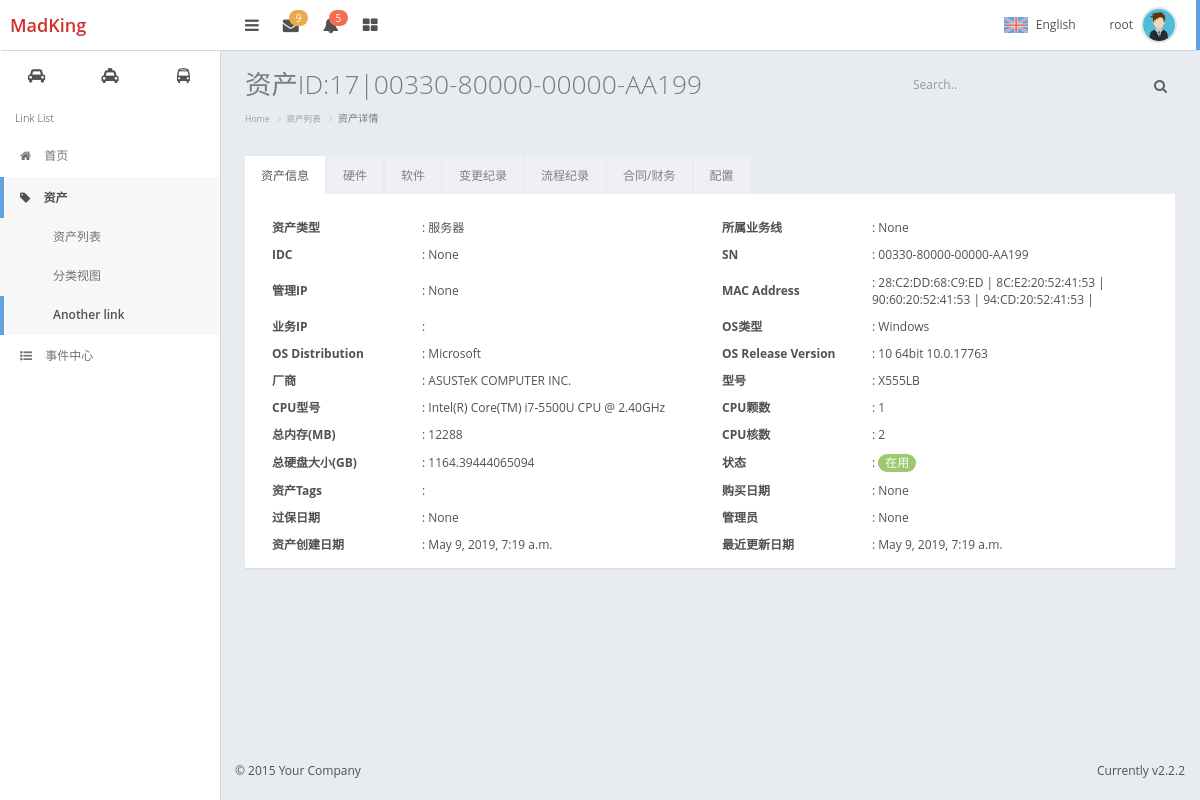
Before: /asset/asset_list/17/ (signed in) with the older database file.
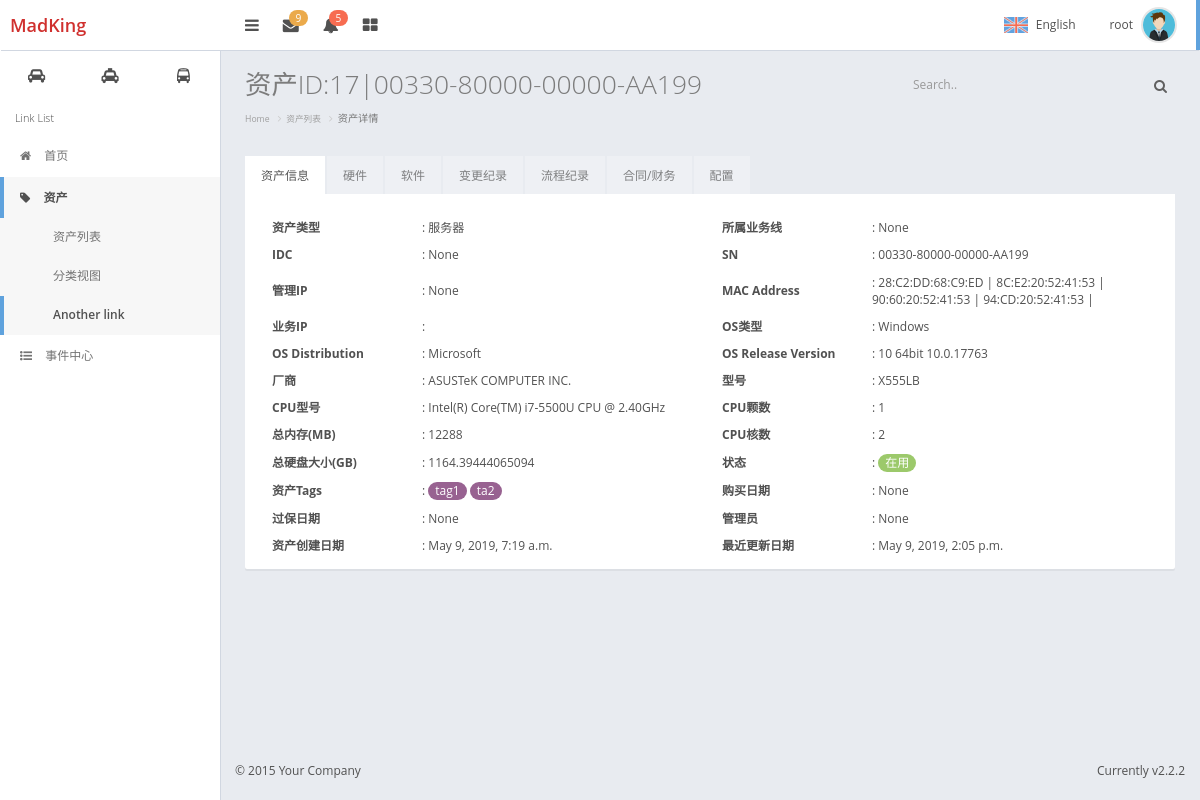
After: the same page with the newer database file.
### assets/models.py (models this page shows, shortened)
class NIC(models.Model):
    asset = models.ForeignKey('Asset', on_delete=models.CASCADE)
    name = models.CharField('网卡名', max_length=64, blank=True, null=True)
    sn = models.CharField('SN号', max_length=128, blank=True, null=True)
    model = models.CharField('网卡型号', max_length=128, blank=True, null=True)
    macaddress = models.CharField('MAC', max_length=64, unique=True)
    ipaddress = models.GenericIPAddressField('IP', blank=True, null=True)
    netmask = models.CharField(max_length=64, blank=True, null=True)
    bonding = models.CharField(max_length=64, blank=True, null=True)
    memo = models.CharField('备注', max_length=128, blank=True, null=True)
    create_date = models.DateTimeField(blank=True, auto_now_add=True)
    update_date = models.DateTimeField(blank=True, null=True)
    class Meta:
        verbose_name = '网卡'
        verbose_name_plural = u"网卡"
        unique_together = ("asset", "macaddress")
    auto_create_fields = ['name', 'sn', 'model', 'macaddress', 'ipaddress', 'netmask', 'bonding']

class Asset(models.Model):
    asset_type_choices = (
        ('server', '服务器'),
        ('networkdevice', '网络设备'),
        ('storagedevice', '存储设备'),
        ('securitydevice', '安全设备'),
        ('securitydevice', '机房设备'),
        ('software', '软件资产'),
    )
    asset_type = models.CharField(choices=asset_type_choices, max_length=64, default='server')
    name = models.CharField(max_length=64, unique=True)
    sn = models.CharField('资产SN号', max_length=128, unique=True)
    manufactory = models.ForeignKey('Manufactory', verbose_name='制造商', null=True, blank=True, on_delete=models.CASCADE)
    management_ip = models.GenericIPAddressField('管理IP', blank=True, null=True)
    contract = models.ForeignKey('Contract', verbose_name='合同', null=True, blank=True, on_delete=models.CASCADE)
    trade_date = models.DateField('购买时间', null=True, blank=True)
    expire_date = models.DateField('过保修期', null=True, blank=True)
    price = models.FloatField('价格', null=True, blank=True)
    business_unit = models.ForeignKey('BusinessUnit', verbose_name='所属业务线', null=True, blank=True,
                                      on_delete=models.CASCADE)
    tags = models.ManyToManyField('Tag', blank=True)
    admin = models.ForeignKey('UserProfile', verbose_name='资产管理员', null=True, blank=True, on_delete=models.CASCADE)
    idc = models.ForeignKey('IDC', verbose_name='IDC机房', null=True, blank=True, on_delete=models.CASCADE)
    status_choices = ((0, '在线'),
                      (1, '已下线'),
                      (2, '未知'),
                      (3, '故障'),
                      (4, '备用'),
                      )
    status = models.SmallIntegerField(choices=status_choices, default=0)
    memo = models.TextField('备注', null=True, blank=True)
    create_date = models.DateTimeField(blank=True, auto_now_add=True)
    update_date = models.DateTimeField(blank=True, auto_now=True)
    class Meta:
        verbose_name = '资产总表'
        verbose_name_plural = "资产总表"

class Server(models.Model):
    asset = models.OneToOneField('Asset', on_delete=models.CASCADE)
    sub_asset_type_choices = (
        (0, 'PC服务器'),
        (1, '刀片机'),
        (2, '小型机'),
    )
    created_by_choices = (
        ('auto', 'Auto'),
        ('manual', 'Manual'),
    )
    sub_asset_type = models.SmallIntegerField(choices=sub_asset_type_choices, verbose_name="服务器类型", default=0)
    created_by = models.CharField(choices=created_by_choices, max_length=32,
                                  default='auto')  # auto: auto created,   manual:created manually
    hosted_on = models.ForeignKey('self', related_name='hosted_on_server', blank=True, null=True,
                                  on_delete=models.CASCADE)  # for vitural server
    model = models.CharField(verbose_name='型号', max_length=128, null=True, blank=True)
    raid_type = models.CharField('raid类型', max_length=512, blank=True, null=True)
    os_type = models.CharField('操作系统类型', max_length=64, blank=True, null=True)
    os_distribution = models.CharField('发型版本', max_length=64, blank=True, null=True)
    os_release = models.CharField('操作系统版本', max_length=64, blank=True, null=True)
    class Meta:
        verbose_name = '服务器'
        verbose_name_plural = "服务器"

class Manufactory(models.Model):
    manufactory = models.CharField('厂商名称', max_length=64, unique=True)
    support_num = models.CharField('支持电话', max_length=30, blank=True)
    memo = models.CharField('备注', max_length=128, blank=True)
    class Meta:
        verbose_name = '厂商'
        verbose_name_plural = "厂商"

class CPU(models.Model):
    asset = models.OneToOneField('Asset', on_delete=models.CASCADE)
    cpu_model = models.CharField('CPU型号', max_length=128, blank=True)
    cpu_count = models.SmallIntegerField('物理cpu个数')
    cpu_core_count = models.SmallIntegerField('cpu核数')
    memo = models.TextField('备注', null=True, blank=True)
    create_date = models.DateTimeField(auto_now_add=True)
    update_date = models.DateTimeField(blank=True, null=True)
    class Meta:
        verbose_name = 'CPU部件'
        verbose_name_plural = "CPU部件"

class RAM(models.Model):
    asset = models.ForeignKey('Asset', on_delete=models.CASCADE)
    sn = models.CharField('SN号', max_length=128, blank=True, null=True)
    model = models.CharField('内存型号', max_length=128)
    slot = models.CharField('插槽', max_length=64)
    capacity = models.IntegerField('内存大小(MB)')
    memo = models.CharField('备注', max_length=128, blank=True, null=True)
    create_date = models.DateTimeField(blank=True, auto_now_add=True)
    update_date = models.DateTimeField(blank=True, null=True)
    class Meta:
        verbose_name = 'RAM'
        verbose_name_plural = "RAM"
        unique_together = ("asset", "slot")
    auto_create_fields = ['sn', 'slot', 'model', 'capacity']

class Disk(models.Model):
    asset = models.ForeignKey('Asset', on_delete=models.CASCADE)
    sn = models.CharField('SN号', max_length=128, blank=True, null=True)
    slot = models.CharField('插槽位', max_length=64)
    manufactory = models.CharField('制造商', max_length=64, blank=True, null=True)
    model = models.CharField('磁盘型号', max_length=128, blank=True, null=True)
    capacity = models.FloatField('磁盘容量GB')
    disk_iface_choice = (
        ('SATA', 'SATA'),
        ('SAS', 'SAS'),
        ('SCSI', 'SCSI'),
        ('SSD', 'SSD'),
    )
    iface_type = models.CharField('接口类型', max_length=64, choices=disk_iface_choice, default='SAS')
    memo = models.TextField('备注', blank=True, null=True)
    create_date = models.DateTimeField(blank=True, auto_now_add=True)
    update_date = models.DateTimeField(blank=True, null=True)
    auto_create_fields = ['sn', 'slot', 'manufactory', 'model', 'capacity', 'iface_type']
    class Meta:
        unique_together = ("asset", "slot")
        verbose_name = '硬盘'
        verbose_name_plural = "硬盘"

class Tag(models.Model):
    name = models.CharField('Tag name', max_length=32, unique=True)
    creator = models.ForeignKey('UserProfile', on_delete=models.CASCADE)
    create_date = models.DateField(auto_now_add=True)

### assets/views.py (the view)
# urls.py: re_path(r'^asset_list/(\d+)/$', views.asset_detail, name="asset_detail"),
@login_required
def asset_detail(request, asset_id):
    if request.method == "GET":
        try:
            asset_obj = models.Asset.objects.get(id=asset_id)
        except ObjectDoesNotExist as e:
            return render(request, 'assets/asset_detail.html', {'error': e})
        return render(request, 'assets/asset_detail.html', {"asset_obj": asset_obj})

### assets/templatetags/custom_tag.py (called while the page is built)
@register.filter
def sum_size(data_set):
    total_val = sum([i.capacity if i.capacity else 0 for i in data_set])
    return total_val

@register.filter
def list_count(data_set):
    data_count = len([i.capacity if i.capacity else 0 for i in data_set])
    return data_count

### templates/assets/asset_detail.html (shortened to what the changed rows need)
{% extends 'base.html' %}
{% block header-css %}
<link rel="stylesheet" type="text/css" href="/static/plugins/DataTables/datatables.min.css"/>
{% endblock %}
{% load custom_tag %}
{% block page-content-title %}
    {% if not error %}
     资产ID:{{ asset_obj.id  }}|{{ asset_obj.name }}
    {% else %}
     资产不存在！
    {% endif %}
{% endblock %}
{% block page-content %}
<div class="tab-base">
    <div class="tab-content">
        <div id="tab-asset-info" class="tab-pane fade active in">
           <table class=" asset-info-table">
               <tr>
                   <td class="col-md-2 bold">资产类型</td>
                   <td class="col-md-4">: {{ asset_obj.get_asset_type_display }}</td>
                   <td class="col-md-2 bold">所属业务线</td>
                   <td class="col-md-4">: {{ asset_obj.business_unit }}</td>
               </tr>
               <tr>
                   <td class="col-md-2 bold">IDC</td>
                   <td class="col-md-4">: {{ asset_obj.idc }}</td>
                   <td class="col-md-2 bold">SN</td>
                   <td class="col-md-4">: {{ asset_obj.sn }}</td>
               </tr>
               <tr>
                   <td class="col-md-2 bold">管理IP</td>
                   <td class="col-md-4">: {{ asset_obj.management_ip }}</td>
                   <td class="col-md-2 bold">MAC Address</td>
                   <td class="col-md-4">:
                       {% for nic in asset_obj.nic_set.select_related  %}
                           {% if nic.macaddress %}
                            {{ nic.macaddress }} |
                           {% endif %}
                        {% endfor %}
                   </td>
               </tr>
               <tr>
                   <td class="col-md-2 bold">业务IP</td>
                   <td class="col-md-4">:
                   </td>
                   <td class="col-md-2 bold">OS类型</td>
                   <td class="col-md-4">: {% if asset_obj.server %}{{ asset_obj.server.os_type }} {% else %}{{ asset_obj.networkdevice.firmware }}{% endif %}</td>
               </tr>
               <tr>
                   <td class="col-md-2 bold">OS Distribution</td>
                   <td class="col-md-4">: {{ asset_obj.server.os_distribution }} </td>
                   <td class="col-md-2 bold">OS Release Version</td>
                   <td class="col-md-4">: {{ asset_obj.server.os_release}}</td>
               </tr>
               <tr>
                   <td class="col-md-2 bold">厂商</td>
                   <td class="col-md-4">: {{ asset_obj.manufactory.manufactory }}</td>
                   <td class="col-md-2 bold">型号</td>
                   <td class="col-md-4">: {% if asset_obj.asset_type == 'server' %}{{ asset_obj.server.model }}{% else %}{{ asset_obj.networkdevice.model }}{% endif %}</td>
               </tr>
               <tr>
                   <td class="col-md-2 bold">CPU型号</td>
                   <td class="col-md-4">: {{ asset_obj.cpu.cpu_model }}</td>
                   <td class="col-md-2 bold">CPU颗数</td>
                   <td class="col-md-4">: {{ asset_obj.cpu.cpu_count }}</td>
               </tr>
               <tr>
                   <td class="col-md-2 bold">总内存(MB)</td>
                   <td class="col-md-4">: {{ asset_obj.ram_set.select_related | sum_size }}</td>
                   <td class="col-md-2 bold">CPU核数</td>
                   <td class="col-md-4">: {{ asset_obj.cpu.cpu_core_count }}</td>
               </tr>
               <tr>
                   <td class="col-md-2 bold">总硬盘大小(GB)</td>
                   <td class="col-md-4">: {{ asset_obj.disk_set.select_related | sum_size }}</td>
                   <td class="col-md-2 bold">状态</td>
                   <td class="col-md-4">: <span class="badge badge-success">在用</span></td>
               </tr>
               <tr>
                   <td class="col-md-2 bold">资产Tags</td>
                   <td class="col-md-4">:
                       {% for tag in asset_obj.tags.select_related %}
                        <span class="badge badge-purple">{{ tag.name}}</span>
                       {% endfor %}
                   </td>
                   <td class="col-md-2 bold">购买日期</td>
                   <td class="col-md-4">: {{ asset_obj.trade_date }}</td>
               </tr>
               <tr>
                   <td class="col-md-2 bold">过保日期</td>
                   <td class="col-md-4">: {{ asset_obj.expire_date}}</td>
                   <td class="col-md-2 bold">管理员</td>
                   <td class="col-md-4">: {{ asset_obj.admin }}</td>
               </tr>
               <tr>
                   <td class="col-md-2 bold">资产创建日期</td>
                   <td class="col-md-4">: {{ asset_obj.create_date}}</td>
                   <td class="col-md-2 bold">最近更新日期</td>
                   <td class="col-md-4">: {{ asset_obj.update_date }}</td>
               </tr>
           </table>
        </div>
    </div>
</div>
{% endblock %}

Changed rows visible on the page:
changed Asset "00330-80000-00000-AA199": update_date "May 9, 2019, 7:19 a.m." → "May 9, 2019, 2:05 p.m."
added Tag: name "tag1"
added Tag: name "ta2"
